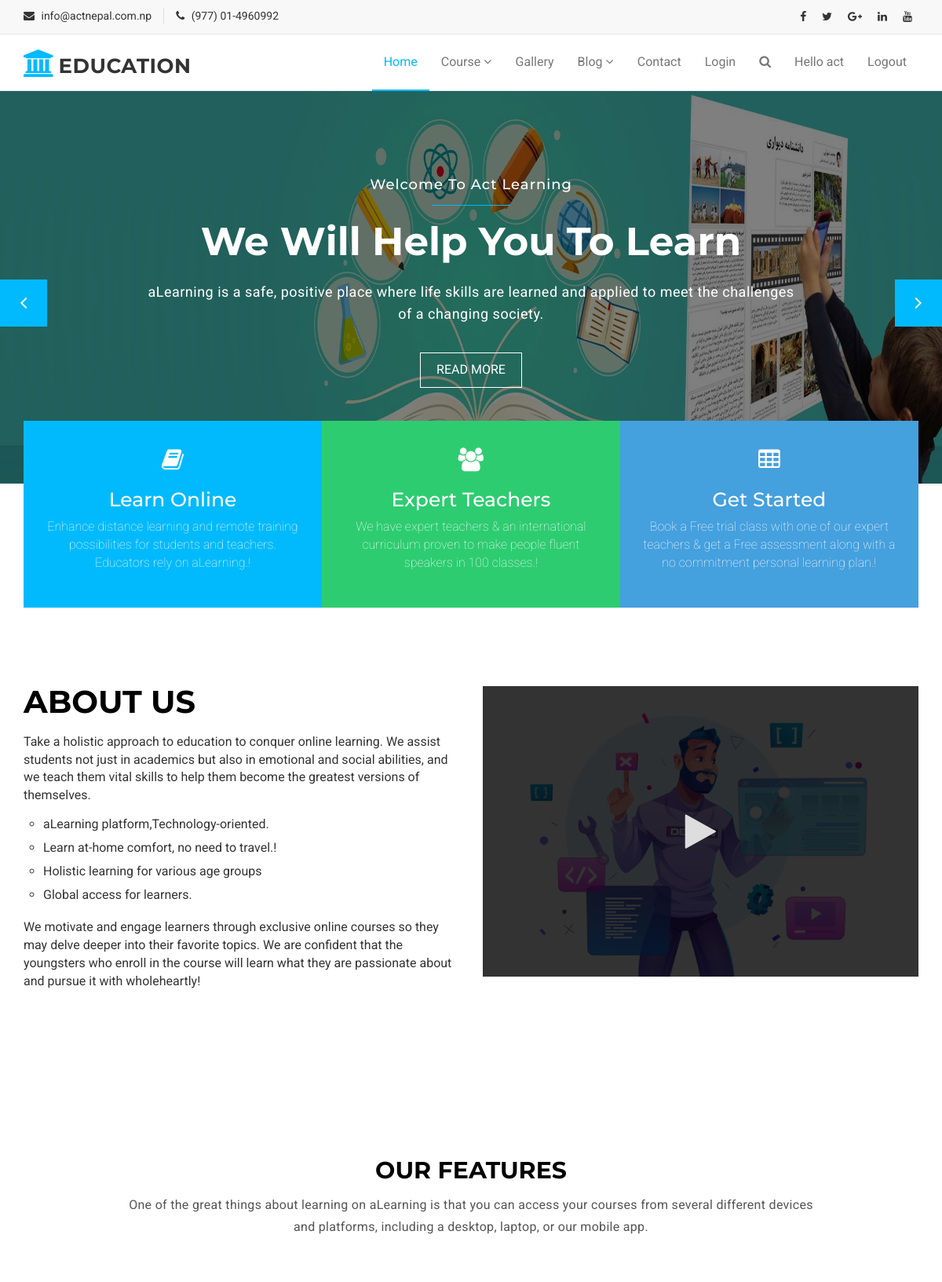
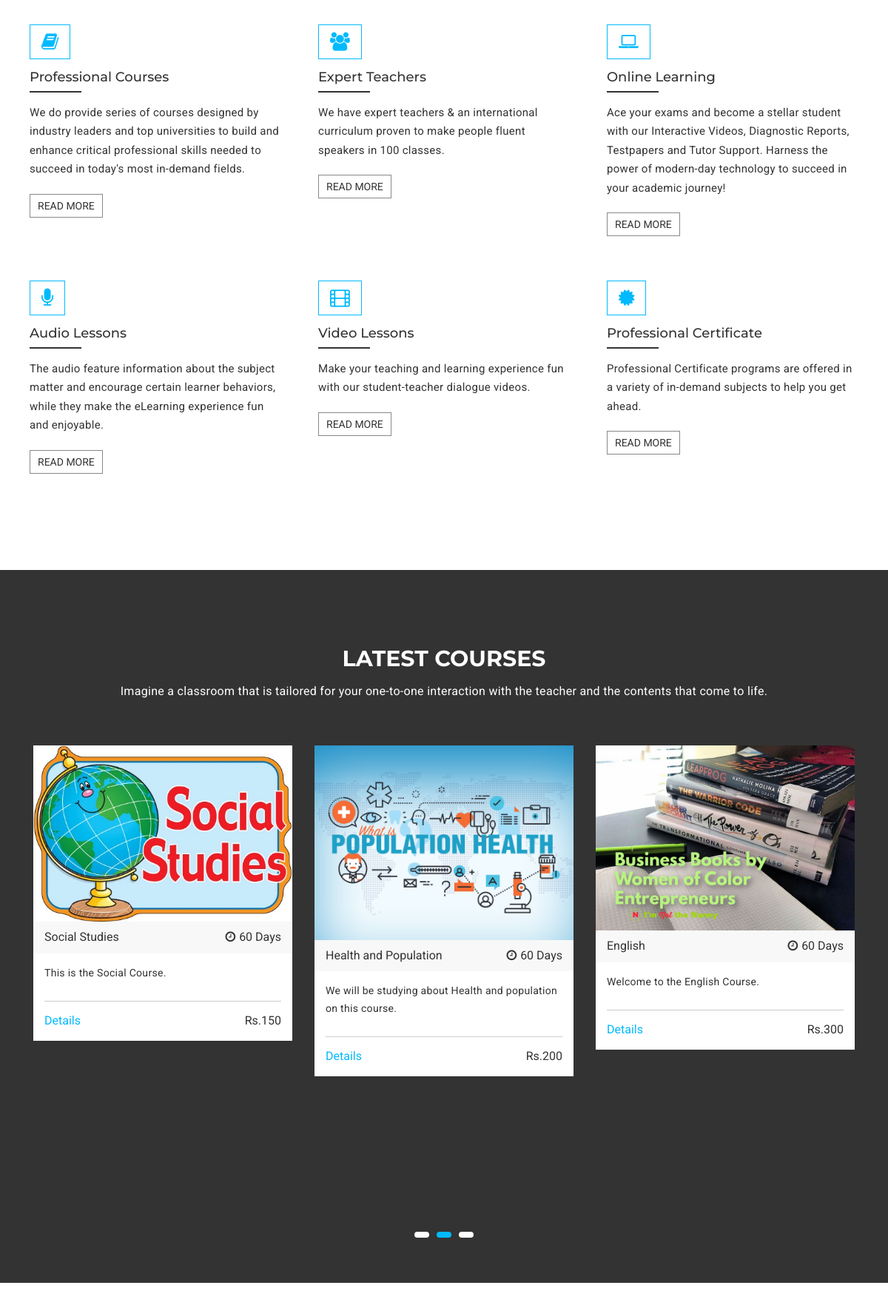
The app's page / (signed in, upper part) with its own data (2 pictures, top to bottom).
### myapp/models.py (models this page shows, shortened)
class Course(models.Model):
    name = models.CharField(max_length=255, null=True)
    duration = models.IntegerField(null=True)
    details = models.TextField(null=True)
    cost = models.IntegerField(null=True)
    course_image = models.ImageField(null = True, blank = True )
    pdf = models.FileField(upload_to='books/pdf', null=True)
    @property
    def imageURL(self):
        try:
            url = self.course_image.url
        except:
            url = ''
        return url

### myapp/views.py (the view)
# urls.py: path('', views.index, name='index'),
def index(request):
    courses = Course.objects.all()
    teachers = Teacher.objects.all()
    context = {
        'courses': courses,
        'teachers': teachers,
    }
    return render(request, 'index.html', context)

### myapp/models.py (called while the page is built)
    @property
    def imageURL(self):
        try:
            url = self.teacher_image.url
        except:
            url = ''
        return url

### myapp/templates/index.html (shortened to what this page needs)
<!DOCTYPE html>
{% load static %}
<html lang="en">
  <head>
    <link href="{% static 'css/font-awesome.css'%}" rel="stylesheet">
    <link href="{% static 'css/bootstrap.css'%}" rel="stylesheet">
    <link rel="stylesheet" type="text/css" href="{% static 'css/slick.css'%}">
    <link rel="stylesheet" href="{% static 'css/jquery.fancybox.css'%}" type="text/css" media="screen" />
    <link id="switcher" href="{% static 'css/theme-color/default-theme.css'%}" rel="stylesheet">
    <link href="{% static 'css/style.css'%}" rel="stylesheet">
  </head>
  <body>
  <header id="mu-header">
    <div class="container">
      <div class="row">
        <div class="col-lg-12 col-md-12">
          <div class="mu-header-area">
            <div class="row">
              <div class="col-lg-6 col-md-6 col-sm-6 col-xs-6">
                <div class="mu-header-top-left">
                  <div class="mu-top-email">
                    <i class="fa fa-envelope"></i>
                    <span>info@actnepal.com.np</span>
                  </div>
                  <div class="mu-top-phone">
                    <i class="fa fa-phone"></i>
                    <span>(977) 01-4960992</span>
                  </div>
                </div>
              </div>
              <div class="col-lg-6 col-md-6 col-sm-6 col-xs-6">
                <div class="mu-header-top-right">
                  <nav>
                    <ul class="mu-top-social-nav">
                      <li><a href="https://www.facebook.com" target="_blank" ><span class="fa fa-facebook"></span></a></li>
                      <li><a href="https://www.twitter.com" target="_blank"><span class="fa fa-twitter"></span></a></li>
                      <li><a href="#"><span class="fa fa-google-plus"></span></a></li>
                      <li><a href="#"><span class="fa fa-linkedin"></span></a></li>
                      <li><a href="#"><span class="fa fa-youtube"></span></a></li>
                    </ul>
                  </nav>
                </div>
              </div>
            </div>
          </div>
        </div>
      </div>
    </div>
  </header>
  <section id="mu-menu">
    <nav class="navbar navbar-default" role="navigation">
      <div class="container">
        <div class="navbar-header">
          <a class="navbar-brand" href="{%url 'index'%}"><i class="fa fa-university"></i><span>Education</span></a>
        </div>
        <div id="navbar" class="navbar-collapse collapse">
          <ul id="top-menu" class="nav navbar-nav navbar-right main-nav">
            <li class="active"><a href="{%url 'index'%}">Home</a></li>
            <li class="dropdown">
              <a href="#" class="dropdown-toggle" data-toggle="dropdown">Course <span class="fa fa-angle-down"></span></a>
            </li>
            <li><a href="{%url 'gallery'%}">Gallery</a></li>
            <li class="dropdown">
              <a href="#" class="dropdown-toggle" data-toggle="dropdown">Blog <span class="fa fa-angle-down"></span></a>
            </li>
            <li><a href="{%url 'contact'%}">Contact</a></li>
            <li><a href="{%url 'login'%}">Login</a></li>
            <li><a href="#" id="mu-search-icon"><i class="fa fa-search"></i></a></li>
            {% if request.user.is_active %}
            <li><a href="#">Hello {{request.user}}</a></li>
            <li><a href="{%url 'logout'%}">Logout</a></li>
            {% endif %}
          </ul>
        </div>
      </div>
    </nav>
  </section>
  {% block content %}
  <section id="mu-slider">
    <div class="mu-slider-single">
      <div class="mu-slider-img">
        <figure>
          <img src="{% static 'img/slider/indeximg.jpg'%}" alt="img">
        </figure>
      </div>
      <div class="mu-slider-content">
        <h4>Welcome To Act Learning</h4>
        <span></span>
        <h2>We Will Help You To Learn</h2>
        <p>aLearning is a safe, positive place where life skills are learned and applied to meet the challenges of a changing society.</p>
        <a href="#" class="mu-read-more-btn">Read More</a>
      </div>
    </div>
  </section>
  <section id="mu-service">
    <div class="container">
      <div class="row">
        <div class="col-lg-12 col-md-12">
          <div class="mu-service-area">
            <div class="mu-service-single">
              <span class="fa fa-book"></span>
              <h3>Learn Online</h3>
              <p>Enhance distance learning and remote training possibilities for students and teachers. Educators rely on aLearning.!</p>
            </div>
            <div class="mu-service-single">
              <span class="fa fa-users"></span>
              <h3>Expert Teachers</h3>
              <p>We have expert teachers & an international curriculum proven to make people fluent speakers in 100 classes.!</p>
            </div>
            <div class="mu-service-single">
              <span class="fa fa-table"></span>
              <h3>Get Started</h3>
              <p>Book a Free trial class with one of our expert teachers & get a Free assessment along with a no commitment personal learning plan.!</p>
            </div>
          </div>
        </div>
      </div>
    </div>
  </section>
  <section id="mu-about-us">
    <div class="container">
      <div class="row">
        <div class="col-md-12">
          <div class="mu-about-us-area">
            <div class="row">
              <div class="col-lg-6 col-md-6">
                <div class="mu-about-us-left">
                  <div class="mu-title">
                    <h2>About Us</h2>
                  </div>
                  <p>Take a holistic approach to education to conquer online learning. We assist students not just in academics but also in emotional and social abilities, and we teach them vital skills to help them become the greatest versions of themselves.</p>
                  <ul>
                    <li>aLearning platform,Technology-oriented.</li>
                    <li>Learn at-home comfort, no need to travel.!</li>
                    <li>Holistic learning for various age groups</li>
                    <li>Global access for learners.</li>
                  </ul>
                  <p>We motivate and engage learners through exclusive online courses so they may delve deeper into their favorite topics. We are confident that the youngsters who enroll in the course will learn what they are passionate about and pursue it with wholeheartly!</p>
                </div>
              </div>
              <div class="col-lg-6 col-md-6">
                <div class="mu-about-us-right">
                <a id="mu-abtus-video" href="https://www.youtube.com/embed/RyWdxvTKZLE" target="mutube-video">
                  <img src="{% static 'img/about.jpg'%}" alt="img">
                </a>
                </div>
              </div>
            </div>
          </div>
        </div>
      </div>
    </div>
  </section>
  <section id="mu-features">
    <div class="container">
      <div class="row">
        <div class="col-lg-12 col-md-12">
          <div class="mu-features-area">
            <div class="mu-title">
              <h2>Our Features</h2>
              <p>One of the great things about learning on aLearning is that you can access your courses from several different devices and platforms, including a desktop, laptop, or our mobile app.</p>
            </div>
            <div class="mu-features-content">
              <div class="row">
                <div class="col-lg-4 col-md-4  col-sm-6">
                  <div class="mu-single-feature">
                    <span class="fa fa-book"></span>
                    <h4>Professional Courses</h4>
                    <p>We do provide series of courses designed by industry leaders and top universities to build and enhance critical professional skills needed to succeed in today's most in-demand fields.</p>
                    <a href="#">Read More</a>
                  </div>
                </div>
                <div class="col-lg-4 col-md-4 col-sm-6">
                  <div class="mu-single-feature">
                    <span class="fa fa-users"></span>
                    <h4>Expert Teachers</h4>
                    <p>We have expert teachers & an international curriculum proven to make people fluent speakers in 100 classes.</p>
                    <a href="#">Read More</a>
                  </div>
                </div>
                <div class="col-lg-4 col-md-4 col-sm-6">
                  <div class="mu-single-feature">
                    <span class="fa fa-laptop"></span>
                    <h4>Online Learning</h4>
                    <p>Ace your exams and become a stellar student with our Interactive Videos, Diagnostic Reports, Testpapers and Tutor Support. Harness the power of modern-day technology to succeed in your academic journey! </p>
                    <a href="#">Read More</a>
                  </div>
                </div>
                <div class="col-lg-4 col-md-4 col-sm-6">
                  <div class="mu-single-feature">
                    <span class="fa fa-microphone"></span>
                    <h4>Audio Lessons</h4>
                    <p> The audio feature information about the subject matter and encourage certain learner behaviors, while they make the eLearning experience fun and enjoyable.</p>
                    <a href="#">Read More</a>
                  </div>
                </div>
                <div class="col-lg-4 col-md-4 col-sm-6">
                  <div class="mu-single-feature">
                    <span class="fa fa-film"></span>
                    <h4>Video Lessons</h4>
                    <p>Make your teaching and learning experience fun with our student-teacher dialogue videos.</p>
                    <a href="#">Read More</a>
                  </div>
                </div>
                <div class="col-lg-4 col-md-4 col-sm-6">
                  <div class="mu-single-feature">
                    <span class="fa fa-certificate"></span>
                    <h4>Professional Certificate</h4>
                    <p>Professional Certificate programs are offered in a variety of in-demand subjects to help you get ahead.</p>
                    <a href="#">Read More</a>
                  </div>
                </div>
              </div>
            </div>
          </div>
        </div>
      </div>
    </div>
  </section>
  <section id="mu-latest-courses">
    <div class="container">
      <div class="row">
        <div class="col-lg-12 col-md-12">
          <div class="mu-latest-courses-area">
            <div class="mu-title">
              <h2>Latest Courses</h2>
              <p>Imagine a classroom that is tailored for your one-to-one interaction with the teacher and the contents that come to life.</p>
            </div>
            <div id="mu-latest-course-slide" class="mu-latest-courses-content">
              {% for course in courses %}
              <div class="col-lg-4 col-md-4 col-xs-12">
                <div class="mu-latest-course-single">
                  <figure class="mu-latest-course-img">
                    <a href="#"><img src="{{course.imageURL}}" alt="img"></a>
                    <figcaption class="mu-latest-course-imgcaption">
                      <a href="#">{{course.name}}</a>
                      <span><i class="fa fa-clock-o"></i>{{course.duration}} Days</span>
                    </figcaption>
                  </figure>
                  <div class="mu-latest-course-single-content">
                    <p>{{course.details}}</p>
                    <div class="mu-latest-course-single-contbottom">
                      <a class="mu-course-details" href="{%url 'coursedetail'%}">Details</a>
                      <span class="mu-course-price" href="#">Rs.{{course.cost}}</span>
                    </div>
                  </div>
                </div>
              </div>
              {% endfor %}
            </div>
          </div>
        </div>
      </div>
    </div>
  </section>
  <section id="mu-our-teacher">
  </section>
  {% endblock content %}
  </body>
</html>

### myapp/static/css/theme-color/default-theme.css (style rules this page uses)
#mu-menu .navbar-header .navbar-brand i { color: #01bafd; }
#mu-menu .navbar-default .navbar-nav > .active > a, #mu-menu .navbar-default .navbar-nav > .active > a:hover, #mu-menu .navbar-default .navbar-nav > .active > a:focus { color: #01bafd; border-bottom: 2px solid #01bafd; background-color: transparent; }
#mu-slider .mu-slider-single .mu-slider-content span { background-color: #01bafd; }
#mu-features .mu-features-area .mu-features-content .mu-single-feature span { color: #01bafd; border: 1px solid #01bafd; }
.mu-latest-course-single .mu-latest-course-single-content .mu-latest-course-single-contbottom .mu-course-details { color: #01bafd; }

### records on screen
Course: imageURL (picture), name "Social Studies", duration "60", details "This is the Social Course.", cost "150"
Course: imageURL (picture), name "Health and Population", duration "60", details "We will be studying about Health and population on this course.", cost "200"
Course: imageURL (picture), name "English", duration "60", details "Welcome to the English Course.", cost "300"

### other values on screen
{{ request.user }} "act"
